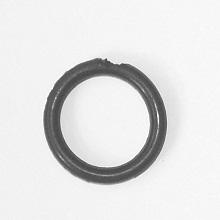
#> input picture Orings/Oring1.jpg, 220 x 220 px; its folder holds only this picture in this run
$ python main.py
#> lines starting #> are read from the running program, lines starting #| are printed output that depends on the picture; after the words box and inside, x2 and y2 are one past the last pixel; in counts of white or black regions, pixels touching at a corner belong together
### threshholding.py
import numpy as np

# finds peak of histogram
def find_thresh(hist):
    t = 0
    for i in range(len(hist)):
        if hist[i] > hist[t]:
            t = i
    return t - 50

# after findinsh thresh apply to image by setting pixel to 0 or 255
def threshold(img, thresh):
    for y in range(img.shape[0]):
        for x in range(img.shape[1]):
            if img[y, x] > thresh:
                img[y, x] = 0
            else:
                img[y, x] = 255
    return img

# generate histogram
def hist(img):
    h = np.zeros(256)
    for y in range(img.shape[0]):
        for x in range(img.shape[1]):
            h[img[y, x]] += 1
    return h

### morphology.py
import numpy as np

# Dilate image
def dilate(img, square):
    rows, cols = img.shape
    matrix = square.shape[0]
    pad = matrix // 2
    output = img.copy()

    # loop through image
    for i in range(pad, rows - pad):
        for j in range(pad, cols - pad):
            # if any pixel in square is 1 then set pixel to 255
            if np.any(img[i - pad:i + pad + 1, j - pad:j + pad + 1] & square):
                output[i, j] = 255

    return output

# Erode image
def erode(img, square):
    rows, cols = img.shape
    matrix = square.shape[0]
    pad = matrix // 2
    output = img.copy()

    # lopop through image
    for i in range(pad, rows - pad):
        for j in range(pad, cols - pad):
            # if all pixels in square are 1 then set pixel to 255
            if np.all(img[i - pad:i + pad + 1, j - pad:j + pad + 1] & square):
                output[i, j] = 255
            # else set pixel to 0
            else:
                output[i, j] = 0

    return output

# Closing operation
def closing(img, square):
    dilated = dilate(img, square)
    closed = erode(dilated, square)
    return closed

### connected_components.py
import numpy as np

def connected_components(img):
    pad_img = np.pad(img, 1)
    queue = []
    labels = np.zeros((pad_img.shape[0], pad_img.shape[1]), dtype=np.uint8)
    currLabel = 1

    # loop through image
    for y in range(1, pad_img.shape[0] - 1):
        for x in range(1, pad_img.shape[1] - 1):
            if pad_img[y, x] == 255 and labels[y, x] == 0:
                labels[y, x] = currLabel
                queue.append((y,x))
                while len(queue) > 0:
                    y,x = queue.pop()
                    # check neighbours and add to queue if they are 255 and not already labelled
                    if(pad_img[y-1,x] == 255 and labels[y-1,x] == 0):
                        labels[y-1,x] = currLabel
                        queue.append((y-1,x))
                    if(pad_img[y+1,x] == 255 and labels[y+1,x] == 0):
                        labels[y+1,x] = currLabel
                        queue.append((y+1,x))
                    if(pad_img[y,x-1] == 255 and labels[y,x-1] == 0):
                        labels[y,x-1] = currLabel
                        queue.append((y,x-1))
                    if(pad_img[y,x+1] == 255 and labels[y,x+1] == 0):
                        labels[y,x+1] = currLabel
                        queue.append((y,x+1))

                currLabel += 1

    return labels

### isValid.py
import numpy as np

# using connected components to check validation of oring
def is_valid_oring(labels):
    unique_labels = np.unique(labels)
    num_labels = len(unique_labels)

    if num_labels == 3:
        return True
    return False

def invert(img):
    return 255 - img

### main.py
import time
import cv2 as cv
import numpy as np
import matplotlib.pyplot as plt
from threshholding import find_thresh, threshold, hist
from morphology import closing
from connected_components import connected_components
from isValid import is_valid_oring, invert

# Define a structuring element (3x3 square)
structuring_element = np.ones((3, 3), dtype=np.uint8)
# loading images
i = 1
process = True
while process:
    before = time.time()
    index = i % 16
    if index != 0:
        print("Processing image:", index)
        img = cv.imread(f'Orings/Oring{index}.jpg', cv.IMREAD_GRAYSCALE)
#> img is the input picture: shape (220, 220); min 55, max 255, mean 225.2
        img_color = cv.imread(f'Orings/Oring{index}.jpg', cv.IMREAD_COLOR)

        h = hist(img)
#> h = 256 values, max 6333 at index 243, min 0 at index 0, mean 189.1
        # plt.plot(h)
        # plt.show()

        cv.imshow(f'Original O-ring', img)

        thresh = find_thresh(h)
#> after the loop in find_thresh, `for i in range(len(hist)):`: t = 243
#> thresh = 193
        binary_img = threshold(img, thresh)
#> after the loop in threshold, `for y in range(img.shape[0]):`:
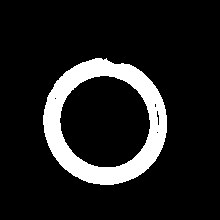
#> img: shape (220, 220); 12.1% white; 1 white region, box (x1, y1, x2, y2) and area: (43, 58, 167, 185) 5855
        closed_img = closing(binary_img, structuring_element)
#> after the loop in dilate, `for i in range(pad, rows - pad):`:
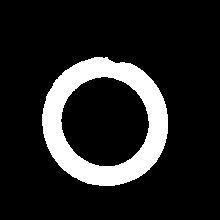
#> output: shape (220, 220); 13.9% white; 1 white region, box (x1, y1, x2, y2) and area: (42, 57, 168, 186) 6745
#> after the loop in erode, `for i in range(pad, rows - pad):`:
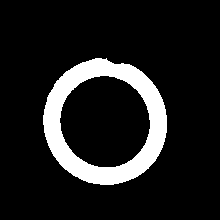
#> output: shape (220, 220); 12.1% white; 1 white region, box (x1, y1, x2, y2) and area: (43, 58, 167, 185) 5877
        labels =connected_components(closed_img)
#> in connected_components, `pad_img = np.pad(img, 1)`:
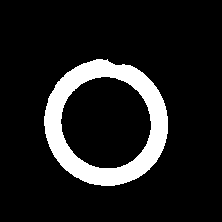
#> pad_img: shape (222, 222); 11.9% white; 1 white region, box (x1, y1, x2, y2) and area: (44, 59, 168, 186) 5877
        cv.imshow(f'Threshholded O-ring ', binary_img)
        cv.imshow(f'Closed O-ring ', closed_img)
        cv.imshow(f'Connected Components O-ring ', labels * 100)

        inverted_img = invert(closed_img)
        labels = connected_components(inverted_img)
#> in connected_components (call 2), `pad_img = np.pad(img, 1)`:
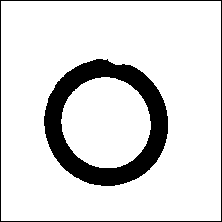
#> pad_img: shape (222, 222); 86.3% white; 2 black regions, box (x1, y1, x2, y2) and area: (44, 59, 168, 186) 5877, (0, 0, 222, 222) 884
#> after the loop in connected_components (call 2), `for y in range(1, pad_img.shape[0] - 1):`:
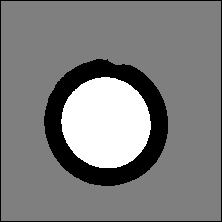
#> labels: shape (222, 222); min 0, max 2, mean 0.992; drawn with min black and max white
        cv.imshow(f'Inverted O-ring ', inverted_img)

        after = time.time()

        print("Time taken: ", after - before)

        colourGreen = (0, 255, 0)
        colourRed = (0, 0, 255)
        colourBlue = (255, 0, 0)

        if is_valid_oring(labels):
#> in is_valid_oring, `unique_labels = np.unique(labels)`: unique_labels = [0, 1, 2]
#> in is_valid_oring, `num_labels = len(unique_labels)`: num_labels = 3
            print('pass')
            cv.putText(img_color, 'pass', (10, 20), cv.FONT_ITALIC, 1, colourGreen, 3)

        else:
            print('fail')
            cv.putText(img_color, 'Fail', (10, 20), cv.FONT_ITALIC, 1, colourRed, 3)
        cv.putText(img_color, 'time: ' + str(round(after - before, 2)), (10, 60), cv.FONT_ITALIC, 1, colourBlue, 3)
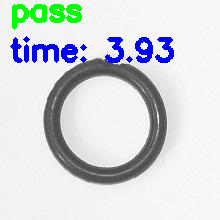
#> img_color: shape (220, 220, 3); mean B, G, R 221, 216.9, 212
        cv.imshow(f'annotaded O-ring ', img_color)
        # cv.imshow(f'Connected Components O-ring ', image_labels)
        k = cv.waitKey(0)
#> (key q is pressed here)
        if k == ord('q'):
            process = False

    i += 1

cv.destroyAllWindows()
